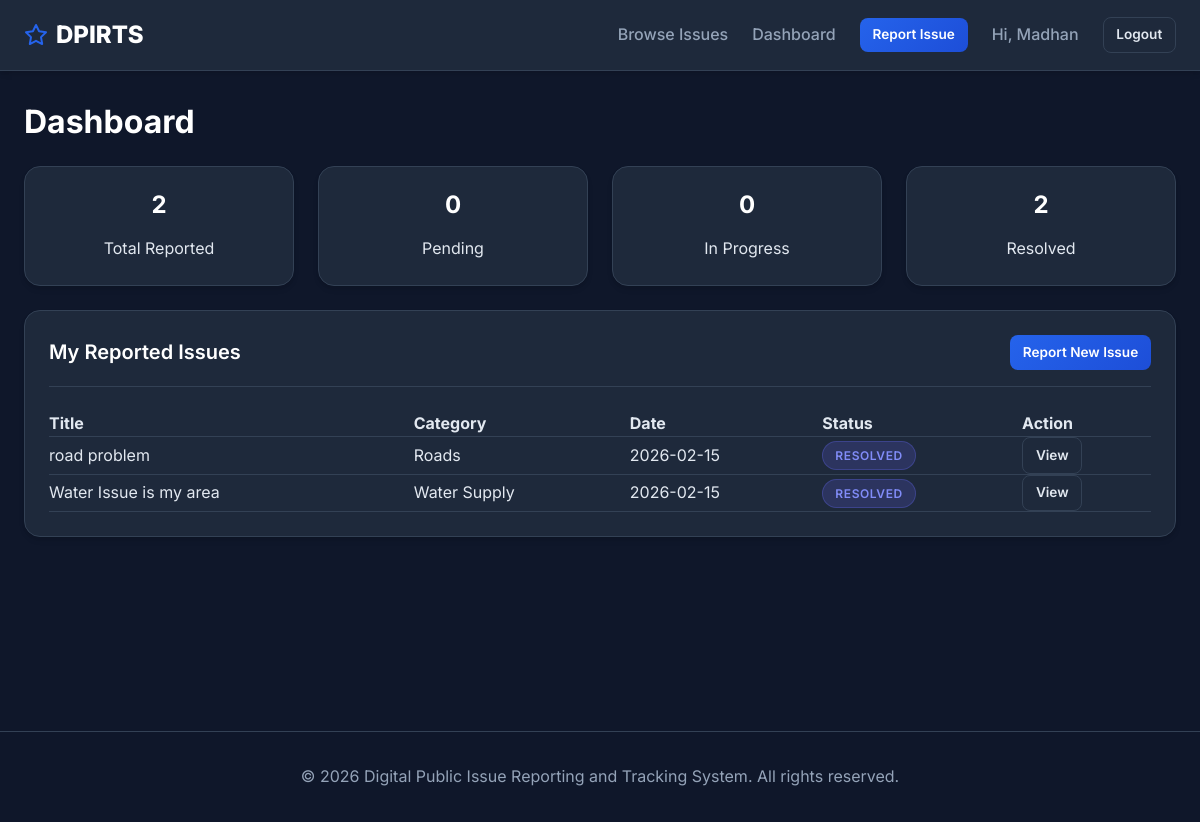
/dashboard (signed in), run on the app's committed database.
### tables this page shows
CREATE TABLE users (
            id INTEGER PRIMARY KEY AUTOINCREMENT,
            name TEXT NOT NULL,
            email TEXT UNIQUE NOT NULL,
            phone TEXT,
            password_hash TEXT NOT NULL,
            role TEXT DEFAULT 'citizen',
            created_at TIMESTAMP DEFAULT CURRENT_TIMESTAMP
        );

CREATE TABLE issues (
            id INTEGER PRIMARY KEY AUTOINCREMENT,
            title TEXT NOT NULL,
            category TEXT NOT NULL,
            priority TEXT DEFAULT 'Medium',
            location TEXT NOT NULL,
            description TEXT NOT NULL,
            image_path TEXT,
            status TEXT DEFAULT 'Submitted',
            user_id INTEGER NOT NULL,
            created_at TIMESTAMP DEFAULT CURRENT_TIMESTAMP,
            updated_at TIMESTAMP DEFAULT CURRENT_TIMESTAMP,
            FOREIGN KEY (user_id) REFERENCES users(id)
        );

### app.py (the view)
@app.route('/dashboard')
@login_required
def dashboard():
    db = get_db()
    user_id = session['user_id']
    issues = db.execute(
        'SELECT * FROM issues WHERE user_id = ? ORDER BY created_at DESC', (user_id,)
    ).fetchall()
    total = len(issues)
    submitted = sum(1 for i in issues if i['status'] == 'Submitted')
    under_review = sum(1 for i in issues if i['status'] == 'Under Review')
    in_progress = sum(1 for i in issues if i['status'] == 'In Progress')
    resolved = sum(1 for i in issues if i['status'] in ('Resolved', 'Closed'))
    return render_template('dashboard.html',
        issues=issues, total=total, submitted=submitted,
        under_review=under_review, in_progress=in_progress, resolved=resolved)

### app.py (called while the page is built)
def get_db():
    if 'db' not in g:
        g.db = sqlite3.connect(DATABASE)
        g.db.row_factory = sqlite3.Row
        g.db.execute("PRAGMA foreign_keys = ON")
    return g.db

def login_required(f):
    @wraps(f)
    def decorated(*args, **kwargs):
        if 'user_id' not in session:
            flash('Please login to access this page.', 'warning')
            return redirect(url_for('login'))
        return f(*args, **kwargs)
    return decorated

@app.context_processor
def inject_user():
    user = None
    if 'user_id' in session:
        db = get_db()
        user = db.execute('SELECT * FROM users WHERE id = ?', (session['user_id'],)).fetchone()
    return dict(current_user=user)

### templates/dashboard.html
{% extends "base.html" %}
{% block content %}
<div class="container">
    <h2 class="mb-4">Dashboard</h2>
    <div class="grid grid-4 mb-5">
        <div class="card text-center p-3">
            <h3 class="text-primary">{{ total }}</h3>
            <span class="text-muted">Total Reported</span>
        </div>
        <div class="card text-center p-3">
            <h3 class="text-warning">{{ submitted + under_review }}</h3>
            <span class="text-muted">Pending</span>
        </div>
        <div class="card text-center p-3">
            <h3 class="text-info">{{ in_progress }}</h3>
            <span class="text-muted">In Progress</span>
        </div>
        <div class="card text-center p-3">
            <h3 class="text-success">{{ resolved }}</h3>
            <span class="text-muted">Resolved</span>
        </div>
    </div>
    <div class="card">
        <div class="card-header">
            <h4 class="card-title">My Reported Issues</h4>
            <a href="{{ url_for('report_issue') }}" class="btn btn-primary btn-sm">Report New Issue</a>
        </div>
        <div class="card-body">
            {% if issues %}
            <div class="table-responsive">
                <table class="table w-100" style="width: 100%; border-collapse: collapse;">
                    <thead>
                        <tr style="border-bottom: 1px solid var(--border); text-align: left;">
                            <th class="p-2">Title</th>
                            <th class="p-2">Category</th>
                            <th class="p-2">Date</th>
                            <th class="p-2">Status</th>
                            <th class="p-2">Action</th>
                        </tr>
                    </thead>
                    <tbody>
                        {% for issue in issues %}
                        <tr style="border-bottom: 1px solid var(--border);">
                            <td class="p-2">{{ issue.title }}</td>
                            <td class="p-2">{{ issue.category }}</td>
                            <td class="p-2">{{ issue.created_at[:10] }}</td>
                            <td class="p-2"><span class="badge badge-{{ issue.status.lower().replace(' ', '-') }}">{{
                                    issue.status }}</span></td>
                            <td class="p-2">
                                <a href="{{ url_for('issue_detail', issue_id=issue.id) }}"
                                    class="btn btn-outline btn-sm">View</a>
                            </td>
                        </tr>
                        {% endfor %}
                    </tbody>
                </table>
            </div>
            {% else %}
            <div class="text-center py-5">
                <p class="text-muted">You haven't reported any issues yet.</p>
                <a href="{{ url_for('report_issue') }}" class="btn btn-primary mt-3">Report Now</a>
            </div>
            {% endif %}
        </div>
    </div>
</div>
{% endblock %}

### templates/base.html (shortened to what this page needs)
<!DOCTYPE html>
<html lang="en">
<head>
    <link rel="stylesheet" href="{{ url_for('static', filename='css/style.css') }}">
</head>
<body>
    <nav class="navbar">
        <div class="container nav-container">
            <a href="{{ url_for('index') }}" class="logo">
                <svg width="24" height="24" viewBox="0 0 24 24" fill="none" stroke="currentColor" stroke-width="2" stroke-linecap="round" stroke-linejoin="round"><path d="M12 2l3.09 6.26L22 9.27l-5 4.87 1.18 6.88L12 17.77l-6.18 3.25L7 14.14 2 9.27l6.91-1.01L12 2z"></path></svg>
                <span>DPIRTS</span>
            </a>
            <div class="nav-links">
                <a href="{{ url_for('issues_list') }}" class="nav-link">Browse Issues</a>
                {% if session.get('user_id') %}
                    {% if session.get('role') == 'admin' %}
                        <a href="{{ url_for('admin_dashboard') }}" class="nav-link">Admin</a>
                    {% else %}
                        <a href="{{ url_for('dashboard') }}" class="nav-link">Dashboard</a>
                    {% endif %}
                    <a href="{{ url_for('report_issue') }}" class="btn btn-primary btn-sm">Report Issue</a>
                    <div class="user-menu">
                        <span class="nav-link">Hi, {{ session.get('user_name', 'User') }}</span>
                    </div>
                    <a href="{{ url_for('logout') }}" class="btn btn-outline btn-sm">Logout</a>
                {% else %}
                    <a href="{{ url_for('login') }}" class="nav-link">Login</a>
                    <a href="{{ url_for('register') }}" class="btn btn-primary btn-sm">Register</a>
                {% endif %}
            </div>
        </div>
    </nav>
    <div class="container main-content">
        {% block content %}{% endblock %}
    </div>
    <footer>
        <div class="container">
            <p>&copy; 2026 Digital Public Issue Reporting and Tracking System. All rights reserved.</p>
        </div>
    </footer>
</body>
</html>

### static/css/style.css (style rules this page uses)
:root { --primary: #2563eb; --primary-dark: #1d4ed8; --secondary: #475569; --success: #10b981; --danger: #ef4444; --warning: #f59e0b; --info: #3b82f6; --dark: #0f172a; --dark-lighter: #1e293b; --light: #f8fafc; --gray: #94a3b8; --text: #e2e8f0; --text-muted: #94a3b8; --border: #334155; --shadow: 0 4px 6px -1px rgba(0, 0, 0, 0.1), 0 2px 4px -1px rgba(0, 0, 0, 0.06); --card-bg: #1e293b; --body-bg: #0f172a; }
* { box-sizing: border-box; margin: 0; padding: 0; }
body { font-family: 'Inter', system-ui, -apple-system, sans-serif; background-color: var(--body-bg); color: var(--text); line-height: 1.6; }
a { text-decoration: none; color: inherit; transition: all 0.2s; }
h1, h2, h3, h4, h5, h6 { color: #fff; font-weight: 700; line-height: 1.2; margin-bottom: 1rem; }
h2 { font-size: 2rem; }
h3 { font-size: 1.5rem; }
.container { max-width: 1200px; margin: 0 auto; padding: 0 1.5rem; }
.main-content { min-height: calc(100vh - 140px); padding: 2rem 0; }
.navbar { background-color: var(--dark-lighter); border-bottom: 1px solid var(--border); padding: 1rem 0; position: sticky; top: 0; z-index: 1000; box-shadow: var(--shadow); }
.nav-container { display: flex; justify-content: space-between; align-items: center; }
.logo { font-size: 1.5rem; font-weight: 800; color: var(--primary); display: flex; align-items: center; gap: 0.5rem; }
.logo span { color: #fff; }
.nav-links { display: flex; gap: 1.5rem; align-items: center; }
.nav-link { color: var(--text-muted); font-weight: 500; }
.btn { display: inline-flex; align-items: center; justify-content: center; padding: 0.6rem 1.2rem; border-radius: 0.5rem; font-weight: 600; cursor: pointer; border: none; transition: all 0.2s; gap: 0.5rem; font-size: 0.95rem; }
.btn-primary { background: linear-gradient(135deg, var(--primary), var(--primary-dark)); color: white; }
.btn-outline { background: transparent; border: 1px solid var(--border); color: var(--text); }
.btn-sm { padding: 0.4rem 0.8rem; font-size: 0.85rem; }
.card { background-color: var(--card-bg); border-radius: 1rem; border: 1px solid var(--border); padding: 1.5rem; margin-bottom: 1.5rem; box-shadow: var(--shadow); }
.card-header { display: flex; justify-content: space-between; align-items: center; margin-bottom: 1.5rem; padding-bottom: 1rem; border-bottom: 1px solid var(--border); }
.card-title { font-size: 1.25rem; font-weight: 600; margin: 0; }
.badge { display: inline-block; padding: 0.25rem 0.75rem; border-radius: 2rem; font-size: 0.75rem; font-weight: 600; text-transform: uppercase; letter-spacing: 0.05em; }
.badge-resolved { background: rgba(99, 102, 241, 0.2); color: #818cf8; border: 1px solid rgba(99, 102, 241, 0.3); }
.grid { display: grid; gap: 1.5rem; }
.grid-4 { grid-template-columns: repeat(auto-fit, minmax(200px, 1fr)); }
footer { border-top: 1px solid var(--border); padding: 2rem 0; text-align: center; color: var(--text-muted); margin-top: auto; }
.text-center { text-align: center; }
.mb-4 { margin-bottom: 1.5rem; }

### data on the page
users: get "Madhan"
issues: title "road problem", category "Roads", created_at "2026-02-15", status "RESOLVED"
issues: title "Water Issue is my area", category "Water Supply", created_at "2026-02-15", status "RESOLVED"

### other printed values
{{ total }} "2"
{{ submitted + under_review }} "0"
{{ in_progress }} "0"
{{ resolved }} "2"
